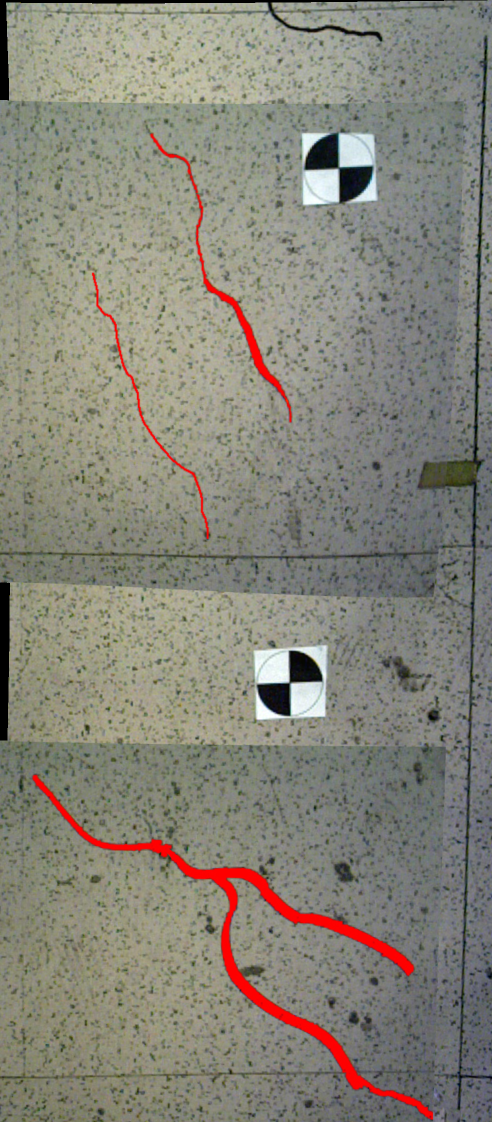
%> input picture stitching/by_group/in_red/red5_2.png, 984 x 2244 px (shown at 1/2 size)
$ octave RGBLabels2Binary.m   (GNU Octave 9; MATLAB toolbox functions it lacks are replaced by stand-ins)
%> lines starting %> are read from the running program, lines starting %| are printed output that depends on the picture; in (x1, y1, x2, y2) boxes, pixels count from 0 and x2, y2 are one past the last pixel; in counts of white or black regions, pixels touching at a corner belong together; the program's own positions count from 1
### stitching/imconversion2gray.m
function [oriheight, oriwidth, bytesppix, f_orig, IMconverted] ...
                        = imconversion2gray (ImageID, gpuarray, resizeImage, ...
                        maxImageResizePixels, resizeImageSize, resizeImageSizeScale, contrast_type)
%> called with gpuarray = 'no', resizeImage = 'no', maxImageResizePixels = 700, resizeImageSize = [], resizeImageSizeScale = 0.25, contrast_type = 'image_adjust'
    % Load image file
    if (strcmp(gpuarray, 'yes'))
        f_orig = gpuArray(imread(ImageID));
    else
        f_orig = imread(ImageID);
%> f_orig is the input picture: size 2244x984x3 uint8; mean R, G, B 134.9, 132.5, 120.8
    end


    [oriheight, oriwidth, bytesppix] = size (f_orig);

    if(strcmp(resizeImage,'yes') && (max(oriheight, oriwidth) > maxImageResizePixels) && ...
            ~isempty(resizeImageSize))
        f_orig = imresize(f_orig,resizeImageSize);
        [oriheight, oriwidth, bytesppix] = size (f_orig);

    elseif (strcmp(resizeImage,'yes') && isempty(resizeImageSize))
        f_orig = imresize(f_orig,resizeImageSizeScale);
        [oriheight, oriwidth, bytesppix] = size (f_orig);

    end

    % Check for grayscale or color
    switch bytesppix
        case 1
            IMconverted = double(f_orig);
        case 3

%            if (strcmp(image_sharpen ,'yes'))
%
%            end

           % Color 2 grayscale
           if (strcmp(contrast_type ,'adaphist'))
               IMconverted = double(adapthisteq(rgb2gray(f_orig)));
           elseif (strcmp(contrast_type ,'image_adjust'))
               IMconverted = double(imadjust(rgb2gray(f_orig)));
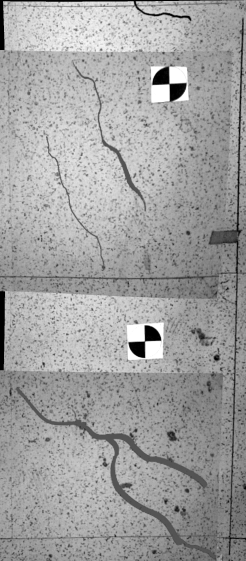
%> IMconverted: size 2244x984 double (shown at 1/4 size); min 0, max 255, mean 160.3
           elseif (strcmp(contrast_type ,'hist_equi'))
               IMconverted = double(histeq(rgb2gray(f_orig)));
           else
               IMconverted = double(rgb2gray(f_orig));
           end

        otherwise
            error (['Invalid image type. Please check your image channel' ...
                    '(maximum bytes per pixel.']);
    end
end

### stitching/groundNnoisy_BWimage.m
function  [Iground, Inoisy, Ioriginal] = groundNnoisy_BWimage (input, Image_g_ID, gpuarray, resizeImage,...
                      maxImageResizePixels, resizeImageSize, resizeImageSizeScale, contrast_type, startBin, inputBW_image, colorspace)

    % Check for colorpsce input and assign default
    if (nargin == 5)
        colorspace = 'hsv';
    end

    % Read the ground truth image
    [imheight, imwidth, imbytesppix, Ioriginal, Igray] ...
            = imconversion2gray(Image_g_ID, gpuarray, resizeImage,...
                      maxImageResizePixels, resizeImageSize, resizeImageSizeScale, contrast_type); %#ok<*ASGLU>
%> imheight = 2244; imwidth = 984; imbytesppix = 3

    % Switch statement for RGB and grayscale image
    switch input.GTcolor_TYPE
        case 'color'
            switch colorspace
                case 'hsv'
                    switch imbytesppix
                        case 3
                            % RED | GREEN | BLUE
                            hsvImage        = rgb2hsv(Ioriginal);       % Convert the image to HSV space
%> hsvImage: size 2244x984x3 double; mean H, S, V 0.281, 0.137, 0.545
                            hPlane          = 360.*hsvImage(:,:,1);     % Get the hue plane scaled from 0 to 360
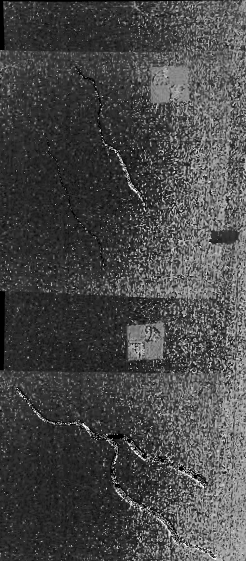
%> hPlane: size 2244x984 double (shown at 1/4 size); min 0, max 359.8, mean 101.3; drawn with min black and max white
                            sPlane          = hsvImage(:,:,2);          % Get the saturation plane
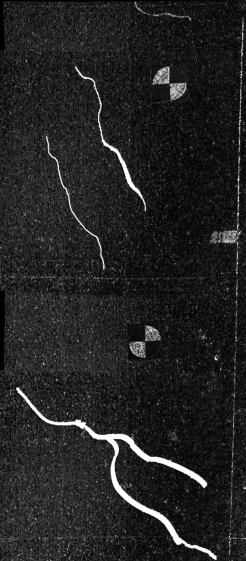
%> sPlane: size 2244x984 double (shown at 1/4 size); min 0, max 1, mean 0.137
                            vPlane          = hsvImage(:,:,3);          % Get the saturation plane

                            nonRedIndex     = (((hPlane >= 20)  & (hPlane <= 340)) | ...
                                              ((sPlane <= 0.8)  | (vPlane <= 0.8)));        % Select "non-red" pixels
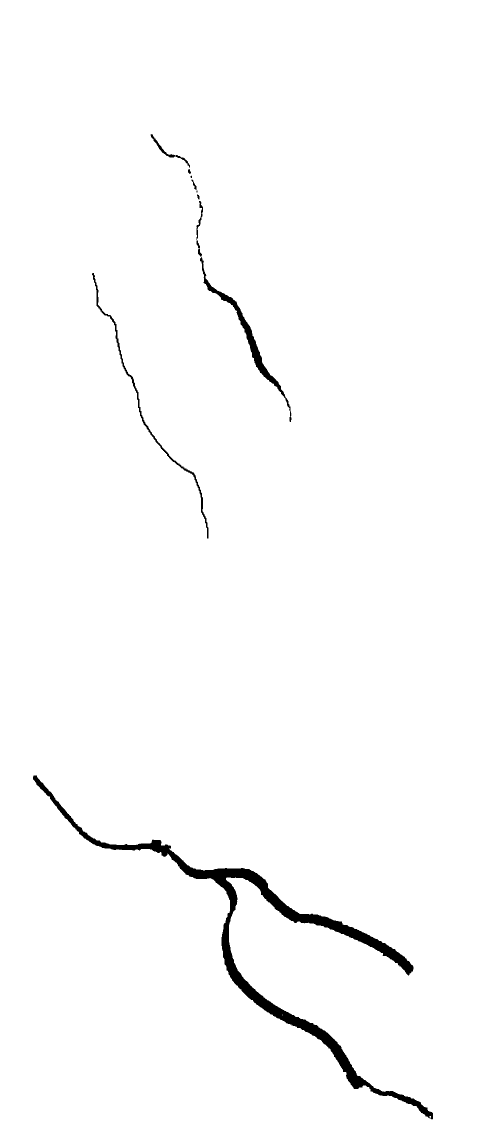
%> nonRedIndex: size 2244x984 logical (shown at 1/2 size); 98.5% white; 11 black regions (2 under 20 px), largest, box (x1, y1, x2, y2) and area: (66, 1551, 866, 2239) 26181, (400, 514, 583, 844) 3565, (184, 546, 417, 1077) 2159

                            nonGreenIndex   = ((hPlane >= 0)    & (hPlane <= 110)) | ...
                                              ((hPlane >= 130)  & (hPlane <= 360)) | ...
                                              ((sPlane <= 0.8)  | (vPlane <= 0.8));         % Select "non-green" pixels
%> nonGreenIndex: size 2244x984 logical; every value is 1

                            nonBlueIndex    = ((hPlane >= 0)    & (hPlane <= 220)) | ...
                                              ((hPlane >= 260)  & (hPlane <= 360)) | ...
                                              ((sPlane <= 0.8)  | (vPlane <= 0.8));         % Select "non-blue" pixels

                            nonRGBIndex     = {nonRedIndex, nonGreenIndex, nonBlueIndex};
%> nonRGBIndex = 3 items

                            [val, index] = min([sum(nonRedIndex(:)), sum(nonGreenIndex(:)), ...
                                                sum(nonBlueIndex(:))]);
%> val = 2175189; index = 1

                            sPlane(nonRGBIndex{index}) = 0;      % Set the selected pixel saturations to 0
                            vPlane(nonRGBIndex{index}) = 0;      % Set the selected pixel values to 0
                            hsvImage(:,:,2) = sPlane;            % Update the saturation plane
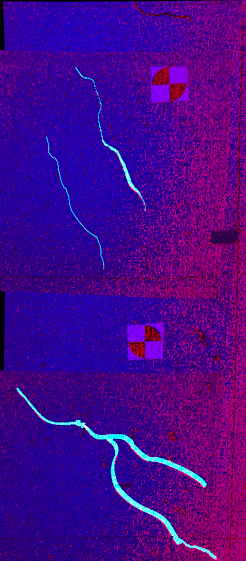
%> hsvImage: size 2244x984x3 double (shown at 1/4 size); mean R, G, B 0.281, 0.0147, 0.545
                            hsvImage(:,:,3) = vPlane;            % Update the value plane
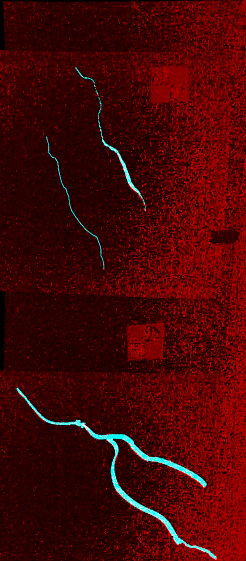
%> hsvImage: size 2244x984x3 double (shown at 1/4 size); mean R, G, B 0.281, 0.0147, 0.0145
                            rgbImage = hsv2rgb(hsvImage);        % Convert the image back to RGB space

                            % Convert RGB to binary
                            Iground  = logical(rgbImage(:,:,1) + rgbImage(:,:,2) + ...
                                               rgbImage(:,:,3));
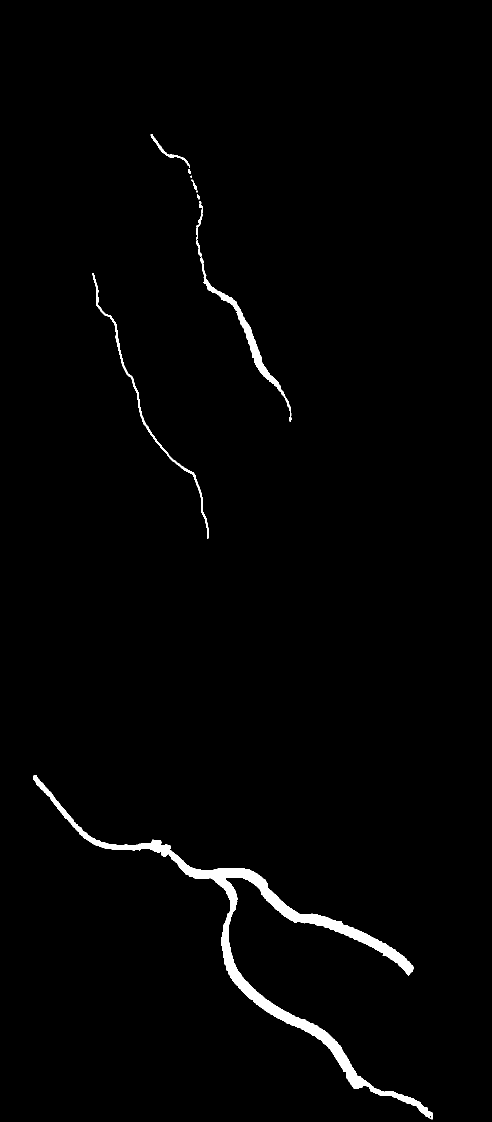
%> Iground: size 2244x984 logical (shown at 1/2 size); 1.5% white; 11 white regions (2 under 20 px), largest, box (x1, y1, x2, y2) and area: (66, 1551, 866, 2239) 26181, (400, 514, 583, 844) 3565, (184, 546, 417, 1077) 2159

                       case 1
                            % Ground truth image
                            Iground = false(size(Ioriginal,1), size(Ioriginal,2));
                    end

                case 'rgb'
                    switch imbytesppix
                        case 3
                            % Image histogram for extracting R/G/B only pixels
                            Rcount = imhist(Ioriginal(:,:,1));
                            Gcount = imhist(Ioriginal(:,:,2));
                            Bcount = imhist(Ioriginal(:,:,3));

                            % Find maximum channel
                            RGBsum = [sum(Rcount(startBin : end)), sum(Gcount(startBin : end)),...
                                         sum(Bcount(startBin : end))];
                            [RGBsumcount, RGBsumIdx] = max(RGBsum);

                            % Extract the indices that have R or G or B channel only
                            switch RGBsumIdx
                                case 1
                                    [rows, cols, page] = ind2sub(size(Ioriginal), ....
                                        find(Ioriginal(:,:,1) > startBin & ...
                                        Ioriginal(:,:,2) < 0.15 * startBin & ...
                                        Ioriginal(:,:,3) < 0.15 * startBin)); %#ok<*NASGU>
                                case 2
                                    [rows, cols, page] = ind2sub(size(Ioriginal), ....
                                        find(Ioriginal(:,:,2) > startBin & ...
                                        Ioriginal(:,:,1) < 0.15 * startBin & ...
                                        Ioriginal(:,:,3) < 0.15 * startBin));
                                case 3
                                    [rows, cols, page] = ind2sub(size(Ioriginal), ....
                                        find(Ioriginal(:,:,3) > startBin & ...
                                        Ioriginal(:,:,1) < 0.15 * startBin & ...
                                        Ioriginal(:,:,2) < 0.15 * startBin));
                            end

                            % Ground truth image
                            Iground = zeros(size(Ioriginal,1), size(Ioriginal,2));
                            for ii = 1:length(rows)
                               Iground(rows(ii),cols(ii)) = 1;
                            end

                            % Final ground truth image after low-level filtering.
                            % True signal (crack objects)
                            Iground = filter_stage_I (Iground);

                        case 1
                            % Ground truth image
                            Iground = false(size(Ioriginal,1), size(Ioriginal,2));
                    end
            end
        case 'binary'
            % Ground truth image
            if imbytesppix == 3
                Iground = imbinarize(rgb2gray(Ioriginal));
            else
                if islogical(Ioriginal)
                    Iground = Ioriginal;
                else
                    Iground = imbinarize(Ioriginal);
                end
            end
    end

    % Noisy objects
    Inoisy = []; %imsubtract(inputBW_image, logical(Iground));

end

### stitching/RGBLabels2Binary.m
clc; close all; clear;

%%
path = '/Users/paulchenchen/image-processing/stitching/by_group/in_red';
file = 'red5_2.png';

ImageID_ground = fullfile(path,file);
name = 'label5_2.png';
%--------------------------------------------------------------------------
% GPU array
%--------------------------------------------------------------------------
% yes - creates GPU array (note: works for certain Matlab functions)
% no  - non GPU array
input.gpuarray                = 'no';

%--------------------------------------------------------------------------
% Colorspace segmentation options
%--------------------------------------------------------------------------
% Type of colorspace to segment RGB ground-truths
% HSV (recommended) or RGB
input.colorspace = 'hsv';  %[hsv | rgb]

% RGB startindex
% n   - channel value (integer [0, 255])
input.RGBstartindex           = 235;

% GT label color
input.GTcolor_TYPE = 'color';   %[color | binary]


%--------------------------------------------------------------------------
% Image resize for too large images
%--------------------------------------------------------------------------
input.resizeImage = 'no'; % 'yes' | 'no'
input.maxImageResizePixels = 700;
input.resizeImageSize = [];
input.resizeImageSizeScale = 0.25;

%--------------------------------------------------------------------------
% Turn on/off adaptive histogram
%--------------------------------------------------------------------------
% adaphist - adaptive histogram
% image_adjust - imadjust
% hist_equi - histogram equalization
% none
input.contrast_type    = 'image_adjust';


[GT, ~, ~] = groundNnoisy_BWimage (input, ImageID_ground, ...
         input.gpuarray, input.resizeImage,...
         input.maxImageResizePixels, input.resizeImageSize, input.resizeImageSizeScale, ...
         input.contrast_type, input.RGBstartindex, ...
         [], input.colorspace); %#ok<*NASGU>
imshow(GT);
imwrite(GT,name);

$ run again, with stitching/by_group/in_red/red1_2.png copied over stitching/by_group/in_red/red5_2.png
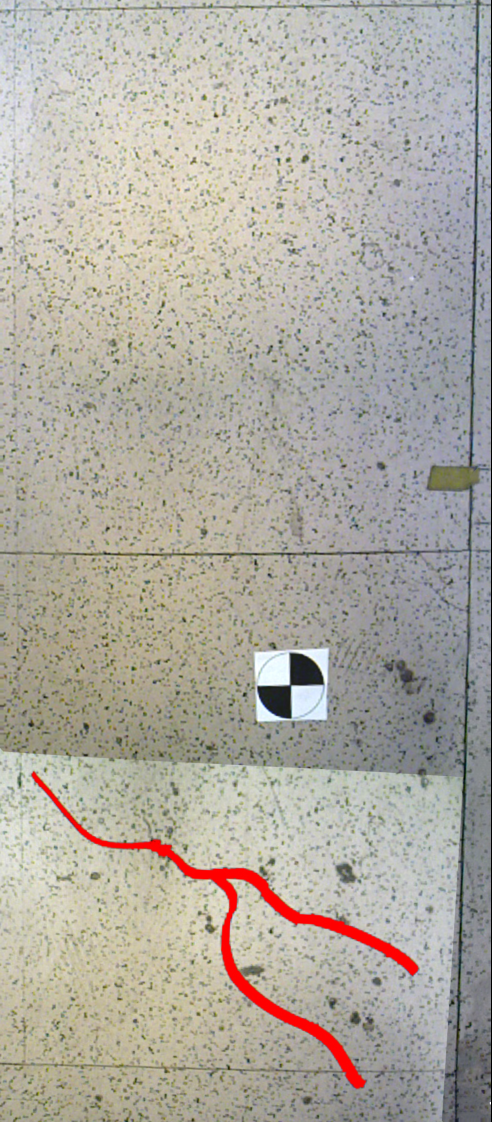
%> input picture stitching/by_group/in_red/red1_2.png, 984 x 2244 px (shown at 1/2 size)
%> in imconversion2gray, f_orig is the input picture: size 2244x984x3 uint8; mean R, G, B 175.2, 170.7, 161.2
%> imheight = 2244; imwidth = 984; imbytesppix = 3
%> in groundNnoisy_BWimage, `nonRedIndex     = (((hPlane >= 20)  & (hPlane <= 340)) | ((sPlane <= 0..`:
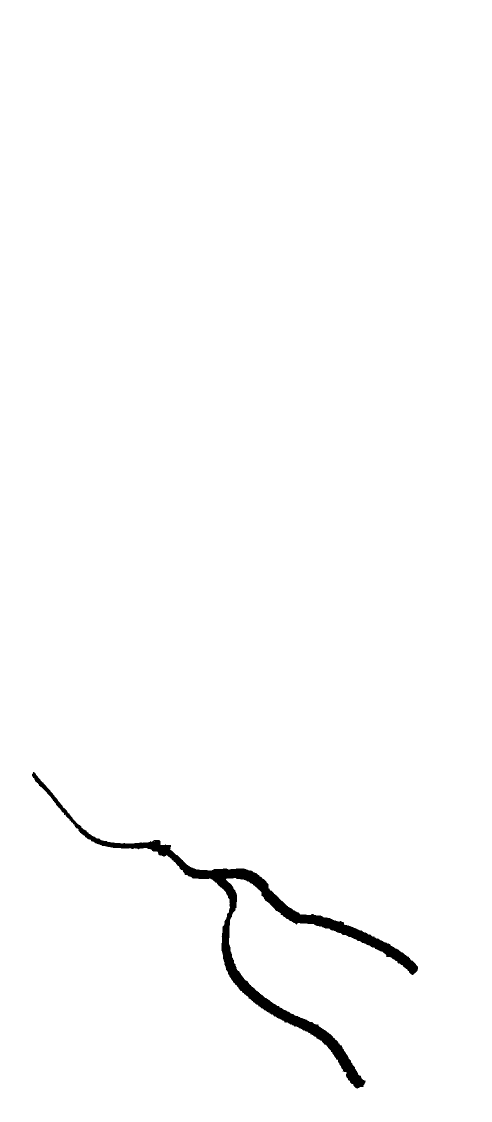
%> nonRedIndex: size 2244x984 logical (shown at 1/2 size); 98.8% white; 1 black region, box (x1, y1, x2, y2) and area: (64, 1544, 836, 2177) 25628
%> nonGreenIndex: size 2244x984 logical; every value is 1
%> nonRGBIndex = 3 items
%> val = 2182468; index = 1
%> in groundNnoisy_BWimage, `hsvImage(:,:,3) = vPlane;`:
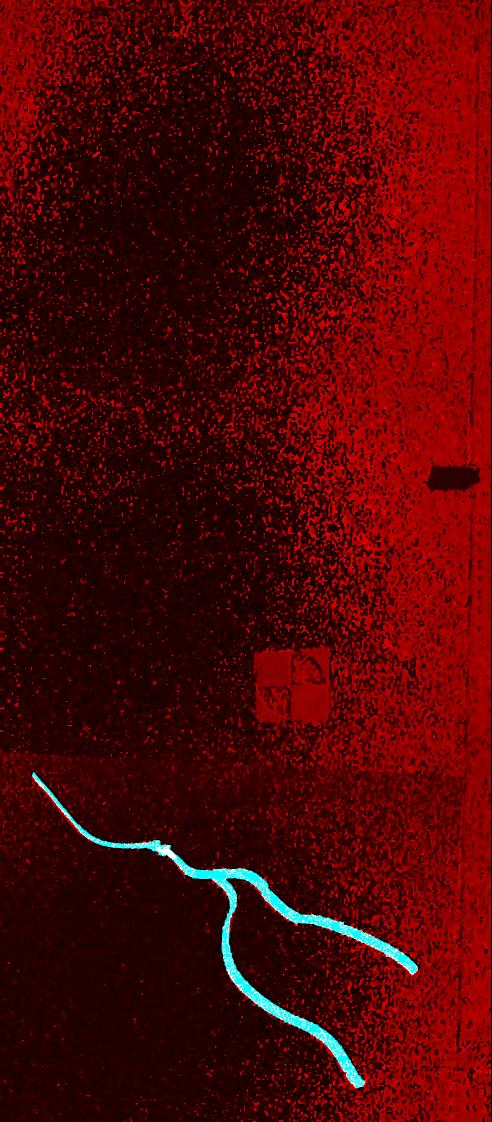
%> hsvImage: size 2244x984x3 double (shown at 1/2 size); mean R, G, B 0.306, 0.0115, 0.0114
